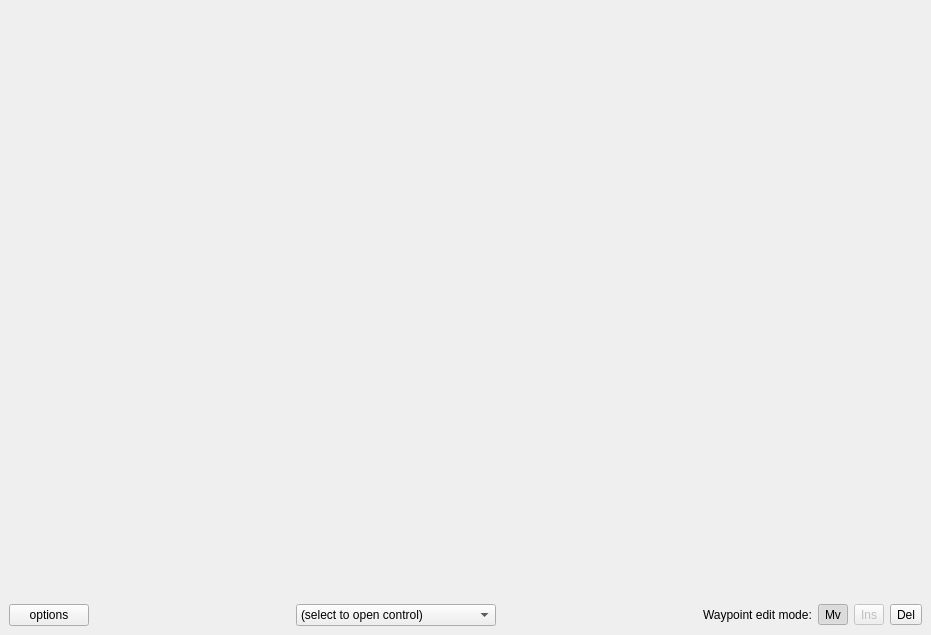
<?xml version="1.0" encoding="UTF-8"?>
<ui version="4.0">
 <class>SideViewWindow</class>
 <widget class="QMainWindow" name="SideViewWindow">
  <property name="geometry">
   <rect>
    <x>0</x>
    <y>0</y>
    <width>931</width>
    <height>635</height>
   </rect>
  </property>
  <property name="windowTitle">
   <string>Side View - Mission Support System</string>
  </property>
  <widget class="QWidget" name="centralwidget">
   <layout class="QVBoxLayout" name="verticalLayout">
    <item>
     <widget class="MplSideViewWidget" name="mpl" native="true">
      <property name="sizePolicy">
       <sizepolicy hsizetype="Preferred" vsizetype="Expanding">
        <horstretch>0</horstretch>
        <verstretch>0</verstretch>
       </sizepolicy>
      </property>
      <property name="minimumSize">
       <size>
        <width>100</width>
        <height>100</height>
       </size>
      </property>
     </widget>
    </item>
    <item>
     <layout class="QHBoxLayout" name="horizontalLayout">
      <item>
       <widget class="QPushButton" name="btOptions">
        <property name="text">
         <string>options</string>
        </property>
       </widget>
      </item>
      <item>
       <spacer name="horizontalSpacer_3">
        <property name="orientation">
         <enum>Qt::Horizontal</enum>
        </property>
        <property name="sizeHint" stdset="0">
         <size>
          <width>40</width>
          <height>20</height>
         </size>
        </property>
       </spacer>
      </item>
      <item>
       <widget class="QComboBox" name="cbTools">
        <property name="sizePolicy">
         <sizepolicy hsizetype="MinimumExpanding" vsizetype="Fixed">
          <horstretch>0</horstretch>
          <verstretch>0</verstretch>
         </sizepolicy>
        </property>
        <item>
         <property name="text">
          <string>(select to open control)</string>
         </property>
        </item>
        <item>
         <property name="text">
          <string>WMS</string>
         </property>
        </item>
       </widget>
      </item>
      <item>
       <spacer name="horizontalSpacer">
        <property name="orientation">
         <enum>Qt::Horizontal</enum>
        </property>
        <property name="sizeHint" stdset="0">
         <size>
          <width>40</width>
          <height>20</height>
         </size>
        </property>
       </spacer>
      </item>
      <item>
       <widget class="QLabel" name="label">
        <property name="text">
         <string>Waypoint edit mode:</string>
        </property>
       </widget>
      </item>
      <item>
       <widget class="QToolButton" name="btMvWaypoint">
        <property name="text">
         <string>Mv</string>
        </property>
        <property name="shortcut">
         <string>M</string>
        </property>
        <property name="checkable">
         <bool>true</bool>
        </property>
        <property name="checked">
         <bool>true</bool>
        </property>
        <property name="autoExclusive">
         <bool>true</bool>
        </property>
       </widget>
      </item>
      <item>
       <widget class="QToolButton" name="btInsWaypoint">
        <property name="enabled">
         <bool>false</bool>
        </property>
        <property name="text">
         <string>Ins</string>
        </property>
        <property name="shortcut">
         <string>I</string>
        </property>
        <property name="checkable">
         <bool>true</bool>
        </property>
        <property name="autoExclusive">
         <bool>true</bool>
        </property>
       </widget>
      </item>
      <item>
       <widget class="QToolButton" name="btDelWaypoint">
        <property name="text">
         <string>Del</string>
        </property>
        <property name="shortcut">
         <string>D</string>
        </property>
        <property name="checkable">
         <bool>true</bool>
        </property>
        <property name="autoExclusive">
         <bool>true</bool>
        </property>
       </widget>
      </item>
     </layout>
    </item>
   </layout>
  </widget>
  <widget class="QMenuBar" name="menubar">
   <property name="geometry">
    <rect>
     <x>0</x>
     <y>0</y>
     <width>931</width>
     <height>26</height>
    </rect>
   </property>
  </widget>
 </widget>
 <customwidgets>
  <customwidget>
   <class>MplSideViewWidget</class>
   <extends>QWidget</extends>
   <header>mslib.msui.mpl_qtwidget</header>
   <container>1</container>
  </customwidget>
 </customwidgets>
 <resources/>
 <connections/>
</ui>
